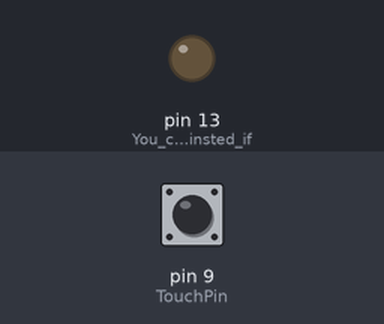
Bench run of a sketch on a simulated Arduino Uno, built with avr-gcc and run on an emulated ATmega328P. On the bench: output pins drawn as LEDs (lit = HIGH). The inputs (shaded band) are chosen by the test bench; at power-on: pin 9 (TouchPin) LOW.

Above: at 1.2 s.
1.3 s: pin 9 (TouchPin) pulled HIGH for 0.15 s
At 1.37 s:
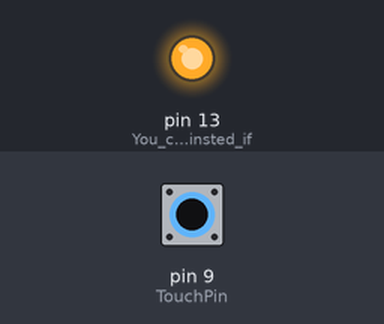
2.9 s: pin 9 (TouchPin) pulled HIGH for 3.2 s
At 6.7 s:
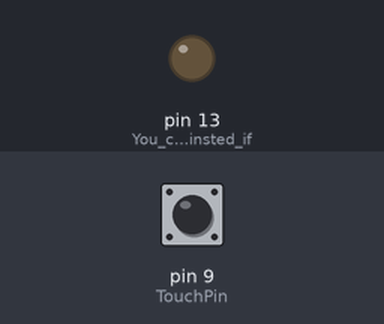
Timing chart, 0 to 8.2 s (numbered marks = the images above; inputs shaded):
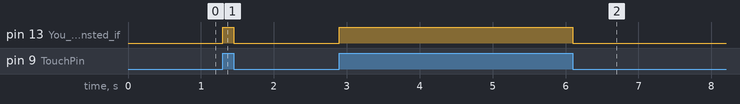

Measured:
- after the input at 1.3 s, pin 13 (You_can_use_Led_insted_if): LOW → HIGH at once, → LOW 0.15 s later
- after the input at 2.9 s, pin 13 (You_can_use_Led_insted_if): LOW → HIGH at once, → LOW 3.2 s later

The sketch:

touch.ino
```cpp
#define TouchPin 9
#define Led 10

void setup() {
    // initialize digital pin TouchPin as an Input.
    pinMode(TouchPin,INPUT);
    // initialize digital pin LED_BUILTIN as an output.
    pinMode(LED_BUILTIN, OUTPUT);//You can use Led insted if LED_BUILTIN. = 13 pin
  }

void loop() {
  int sensorValue=digitalRead(TouchPin);

    if (sensorValue==1)//You can Use true or 1
        {
          //turn the LED on (HIGH is the voltage level)
          digitalWrite (LED_BUILTIN,HIGH);
    }
    else
        {
          //turn the LED off by making the voltage LOW
          digitalWrite (LED_BUILTIN,LOW);
        }
}
```
